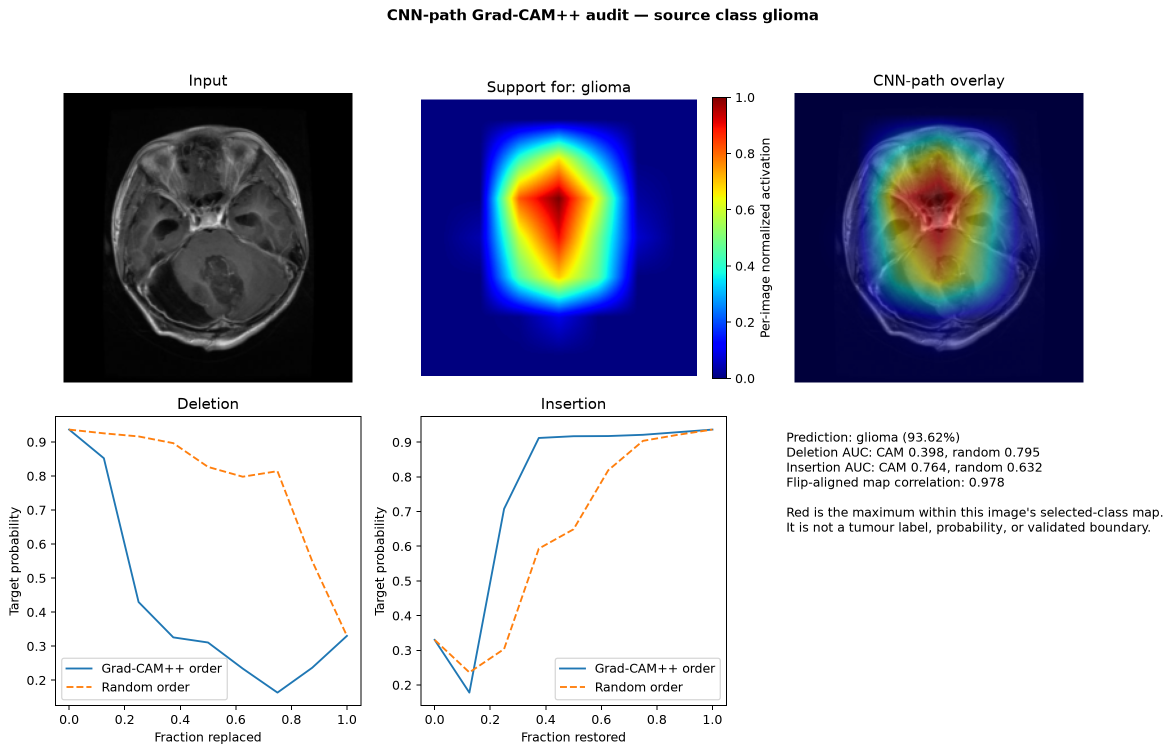
#> input picture publication_results/final_paper_fusion/figures/glioma_faithfulness.png, 2345 x 1507 px (shown at 1/2 size)
$ python make_xai_montage.py
#> lines starting #> are read from the running program, lines starting #| are printed output that depends on the picture
from pathlib import Path

from PIL import Image, ImageDraw, ImageFont


ROOT = Path(__file__).resolve().parents[3]
FIG = ROOT / "publication_results" / "final_paper_fusion" / "figures"
NAMES = [
    ("Glioma", "glioma_faithfulness.png"),
    ("Meningioma", "meningioma_faithfulness.png"),
    ("No tumour", "notumor_faithfulness.png"),
    ("Pituitary", "pituitary_faithfulness.png"),
]


def fit(im: Image.Image, width: int, height: int) -> Image.Image:
    copy = im.convert("RGB")
    copy.thumbnail((width, height), Image.Resampling.LANCZOS)
    canvas = Image.new("RGB", (width, height), "white")
    canvas.paste(copy, ((width - copy.width) // 2, (height - copy.height) // 2))
    return canvas


def main() -> None:
    panel_w, panel_h, label_h, gap = 1500, 930, 70, 30
    sheet = Image.new("RGB", (2 * panel_w + 3 * gap, 2 * (panel_h + label_h) + 3 * gap), "white")
#> sheet: PIL image 3090x2090 RGB; every value is 255
    draw = ImageDraw.Draw(sheet)
    try:
        font = ImageFont.truetype("arial.ttf", 42)
    except OSError:
        font = ImageFont.load_default()

    for idx, (label, filename) in enumerate(NAMES):
        row, col = divmod(idx, 2)
        x = gap + col * (panel_w + gap)
        y = gap + row * (panel_h + label_h + gap)
        with Image.open(FIG / filename) as im:
#> im is the input picture: PIL image 2345x1507 RGBA; mean R, G, B, A 188.3, 190.5, 202, 255
            panel = fit(im, panel_w, panel_h)
#> in fit, `copy.thumbnail((width, height), Image.Resampling.LANCZOS)`:
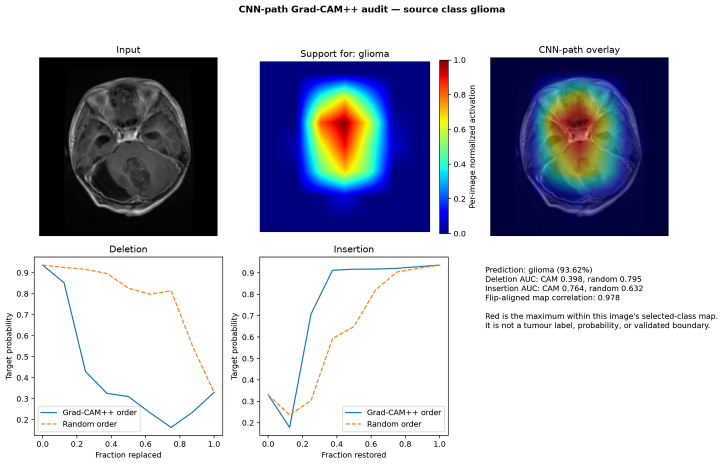
#> copy: PIL image 1447x930 RGB (shown at 1/2 size); mean R, G, B 188.1, 190.3, 201.8
#> in fit, `canvas = Image.new("RGB", (width, height), "white")`: canvas: PIL image 1500x930 RGB; every value is 255
#> in fit, `canvas.paste(copy, ((width - copy.width) // 2, (height - copy.height) ..`:
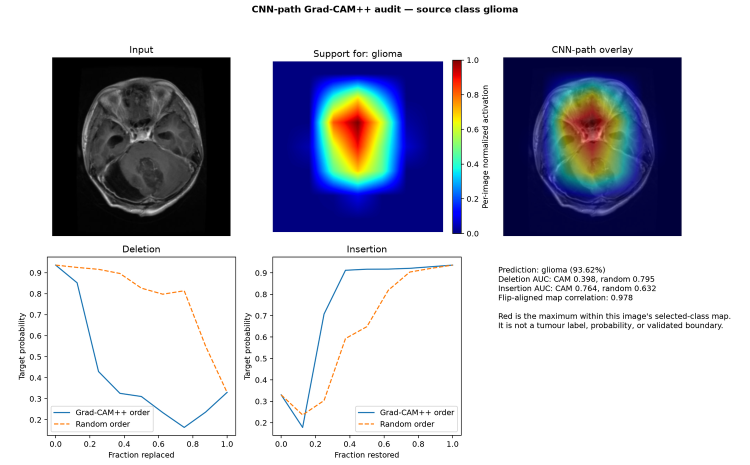
#> canvas: PIL image 1500x930 RGB (shown at 1/2 size); mean R, G, B 190.4, 192.6, 203.6
        sheet.paste(panel, (x, y + label_h))
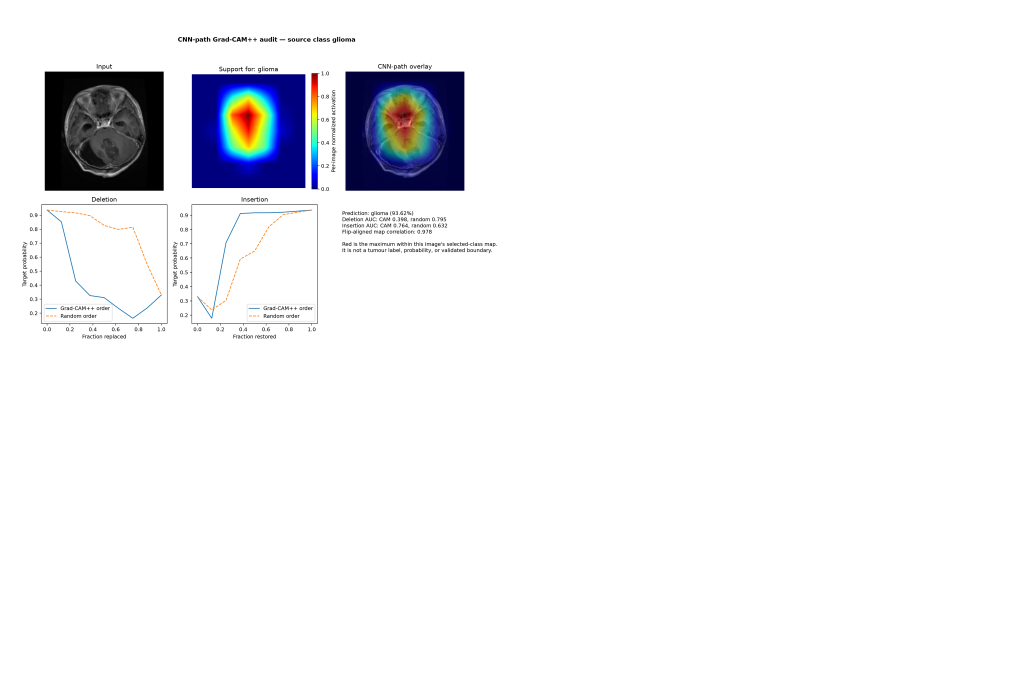
#> sheet: PIL image 3090x2090 RGB (shown at 1/3 size); mean R, G, B 241.1, 241.5, 243.9
        bbox = draw.textbbox((0, 0), label, font=font)
#> bbox = (0, 7, 148, 39)
        draw.text((x + (panel_w - (bbox[2] - bbox[0])) / 2, y + 8), label, fill="#1F2933", font=font)
#> pass 2 of the loop in main, `for idx, (label, filename) in enumerate(NAMES):`:
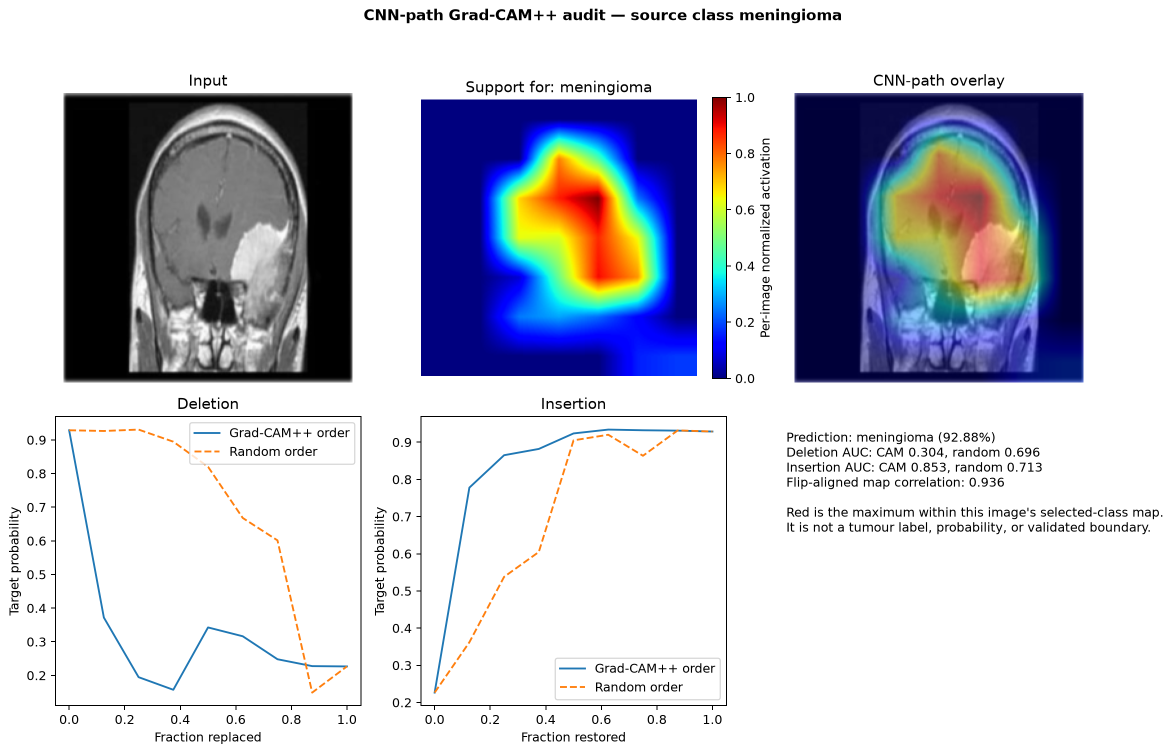
#> input picture publication_results/final_paper_fusion/figures/meningioma_faithfulness.png, 2345 x 1507 px (shown at 1/2 size)
#> in main, im is the input picture: PIL image 2345x1507 RGBA; mean R, G, B, A 195.7, 197.7, 208.4, 255
#> in fit (call 2), `canvas.paste(copy, ((width - copy.width) // 2, (height - copy.height) ..`:
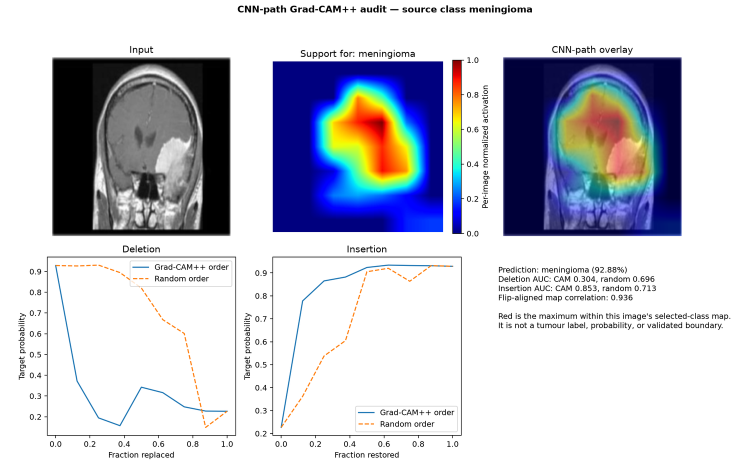
#> canvas: PIL image 1500x930 RGB (shown at 1/2 size); mean R, G, B 197.6, 199.5, 209.9
#> in main, `sheet.paste(panel, (x, y + label_h))`:
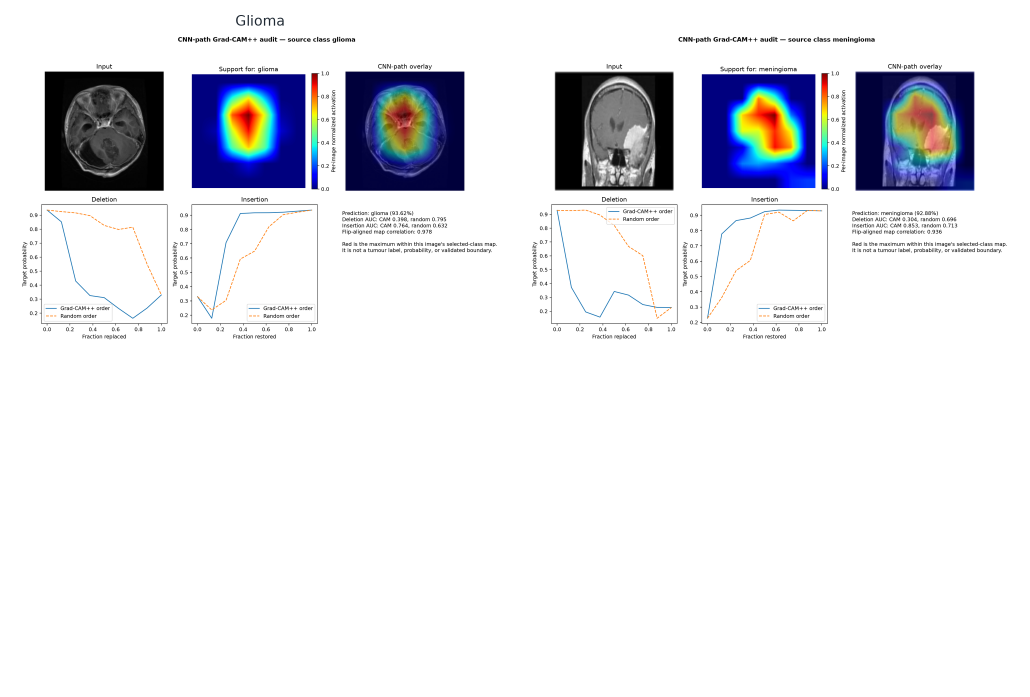
#> sheet: PIL image 3090x2090 RGB (shown at 1/3 size); mean R, G, B 228.6, 229.5, 234.1
#> bbox = (0, 7, 258, 48)
#> pass 3 of the loop in main, `for idx, (label, filename) in enumerate(NAMES):`:
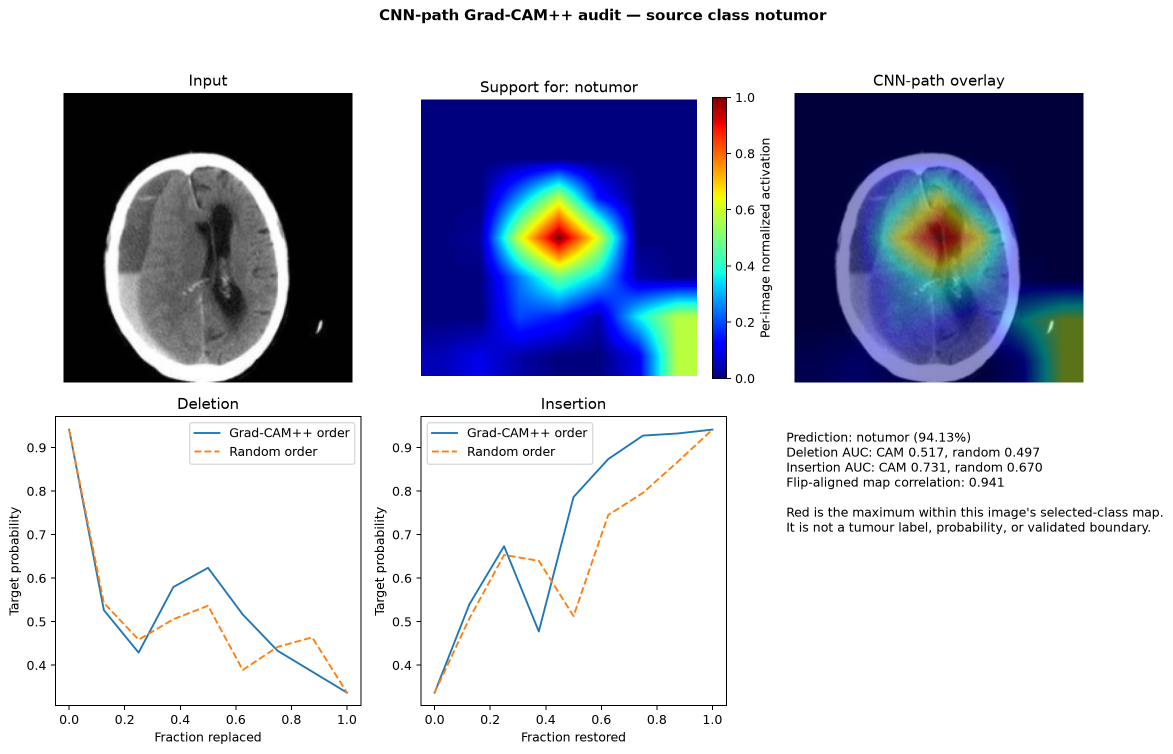
#> input picture publication_results/final_paper_fusion/figures/notumor_faithfulness.png, 2345 x 1507 px (shown at 1/2 size)
#> in main, im is the input picture: PIL image 2345x1507 RGBA; mean R, G, B, A 190.3, 194.2, 208.3, 255
#> in fit (call 3), `canvas.paste(copy, ((width - copy.width) // 2, (height - copy.height) ..`:
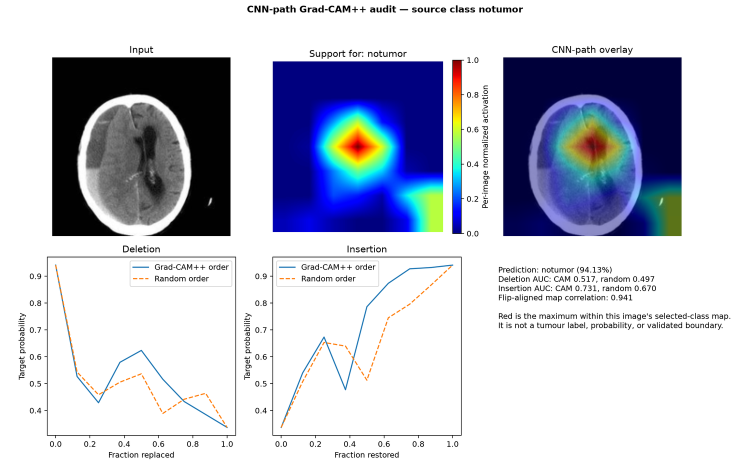
#> canvas: PIL image 1500x930 RGB (shown at 1/2 size); mean R, G, B 192.4, 196.1, 209.7
#> in main, `sheet.paste(panel, (x, y + label_h))`:
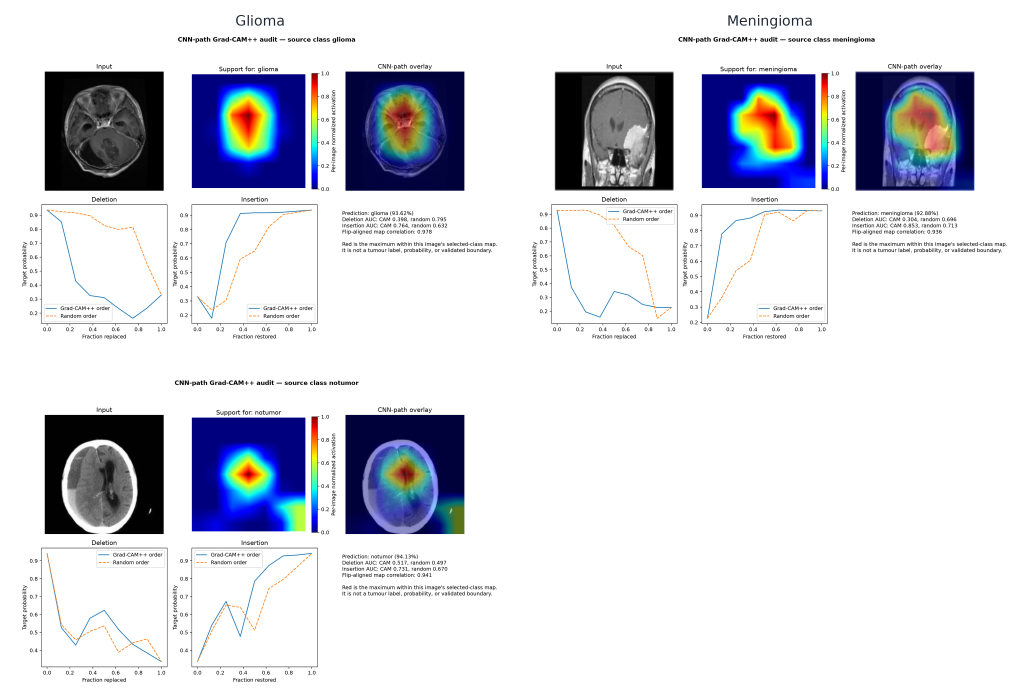
#> sheet: PIL image 3090x2090 RGB (shown at 1/3 size); mean R, G, B 215, 216.7, 224.3
#> bbox = (0, 8, 225, 39)
#> the loop made 4 passes; the first 3 are shown

    png = FIG / "figure_11_gradcam_audit.png"
    pdf = FIG / "figure_11_gradcam_audit.pdf"
    sheet.save(png, dpi=(300, 300), optimize=True)
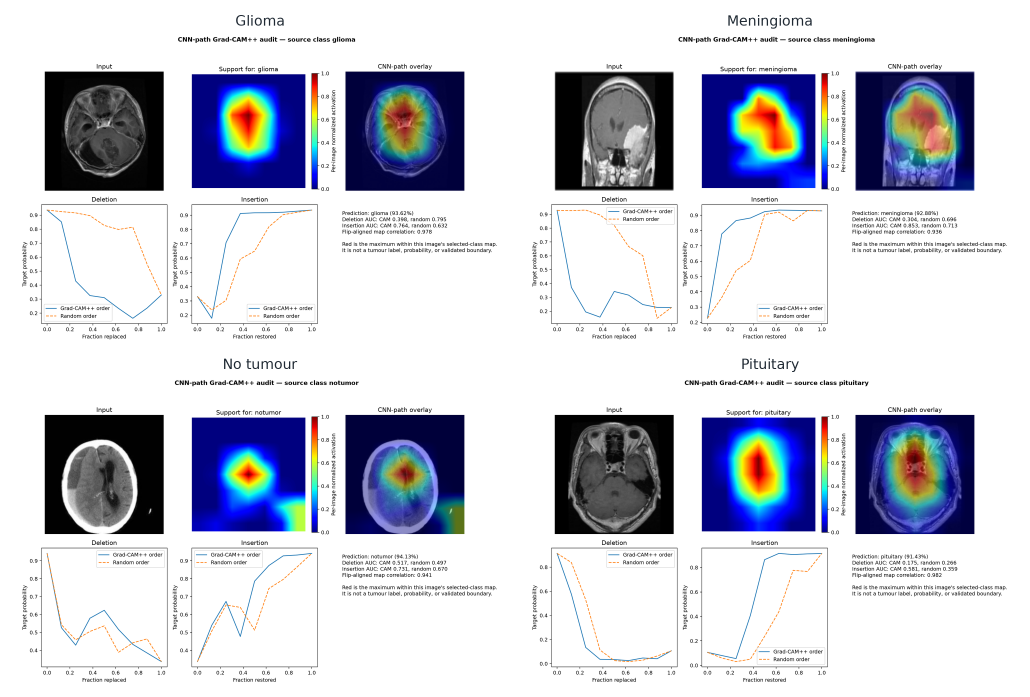
#> saved as figure_11_gradcam_audit.png: PIL image 3090x2090 RGB (shown at 1/3 size); mean R, G, B 201.6, 204, 214.3
    sheet.save(pdf, resolution=300.0)
    print(png)
#| publication_results/final_paper_fusion/figures/figure_11_gradcam_audit.png
    print(pdf)


if __name__ == "__main__":
    main()
